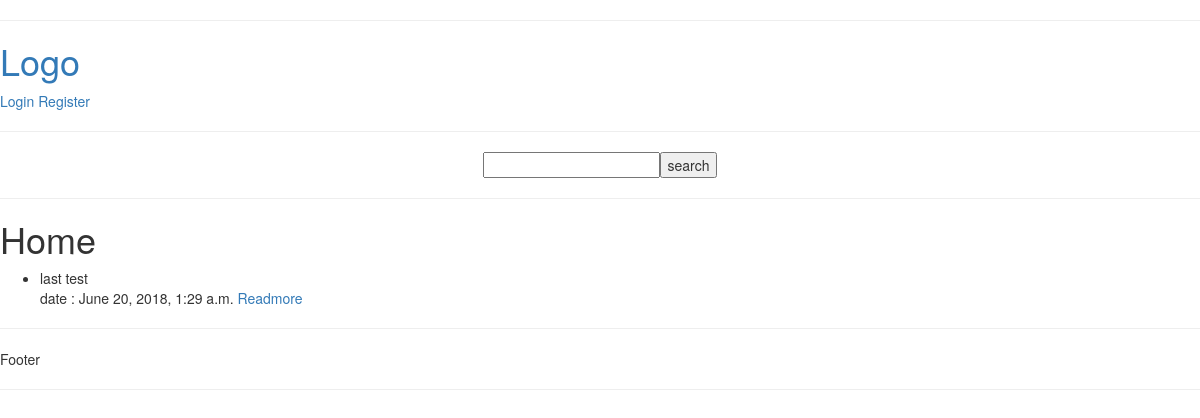
Page /blog/ on the earlier database version.
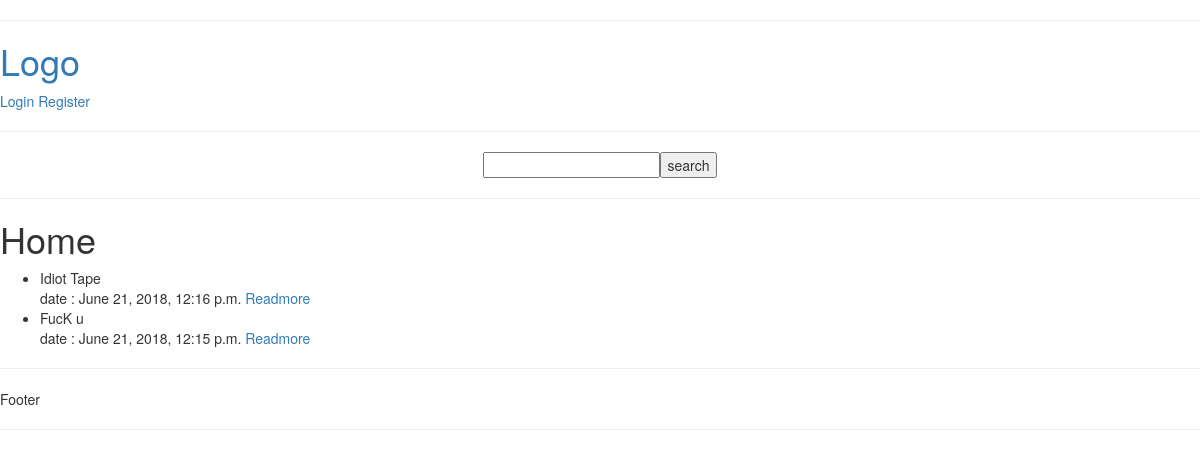
Same page on the later database version.
### blog/models.py (models this page shows, shortened)
class Blog(models.Model):
    user = models.ForeignKey(User, on_delete=models.CASCADE, default=1)
    title = models.CharField(max_length=100)
    content = models.CharField(max_length=255)
    created_at = models.DateTimeField(auto_now_add=True)
    updated_at = models.DateTimeField(auto_now=True)

### blog/views.py (the view)
# urls.py: path('', views.index, name='index'),
def index(request):
    if request.session.keys():
        login = True
    else:
        login = False
    list_title = Blog.objects.order_by('-created_at')
    return render(request, 'blog/index.html', {'list' : list_title, 'user' : { 'user_name': request.user ,'status_login': sessionResult(request)}})

### blog/views.py (called while the page is built)
def sessionResult(request):
    if request.session.keys():
        return True
    else:
        return False

### blog/templates/blog/index.html (shortened to what this page needs)
{% extends 'base_layout.html' %}
{% block content %}
    <h1>Home</h1>
    {% if list %}
        <ul>
            {% for item in list %}
                <li>{{item.title}}</li>date : {{item.created_at}} <a href="{% url 'blog:detail' item.id %}">Readmore</a>
            {% endfor %}
        </ul>
    {% else %}
        <p>This blog is Empty</p>
    {% endif %}
{% endblock %}

### account/templates/base_layout.html (shortened to what this page needs)
<!DOCTYPE html>
<html lang="en">
  <head>
    <link rel="stylesheet" href="https://maxcdn.bootstrapcdn.com/bootstrap/3.3.7/css/bootstrap.min.css">
  </head>
  <body>
      <div>
        <hr>
        <h1><a href="{% url 'blog:index' %}">Logo</a></h1>
        {% if user.status_login %}
          <a href="{% url 'account:logout' %}">Logout</a>
        {% else %}
          <a href="{% url 'account:login' %}">Login</a>
          <a href="{% url 'account:register' %}">Register</a>
        {% endif %}
        <div align="center">
          <hr>
            <form action="{% url 'blog:search' %}" method="post">
                    <input type="text" name="search"><input type="submit" value="search">
            </form>
          <hr>
        </div>
        <div class="wrapper">
            {% block content %}
            {% endblock %}
        </div>
        <hr>
        Footer
        <hr>
    </div>
  </body>
</html>

Differences in the rows shown:
removed Blog: title "last test", created_at "June 20, 2018, 1:29 a.m."
added Blog: title "Idiot Tape", created_at "June 21, 2018, 12:16 p.m."
added Blog: title "FucK u", created_at "June 21, 2018, 12:15 p.m."
